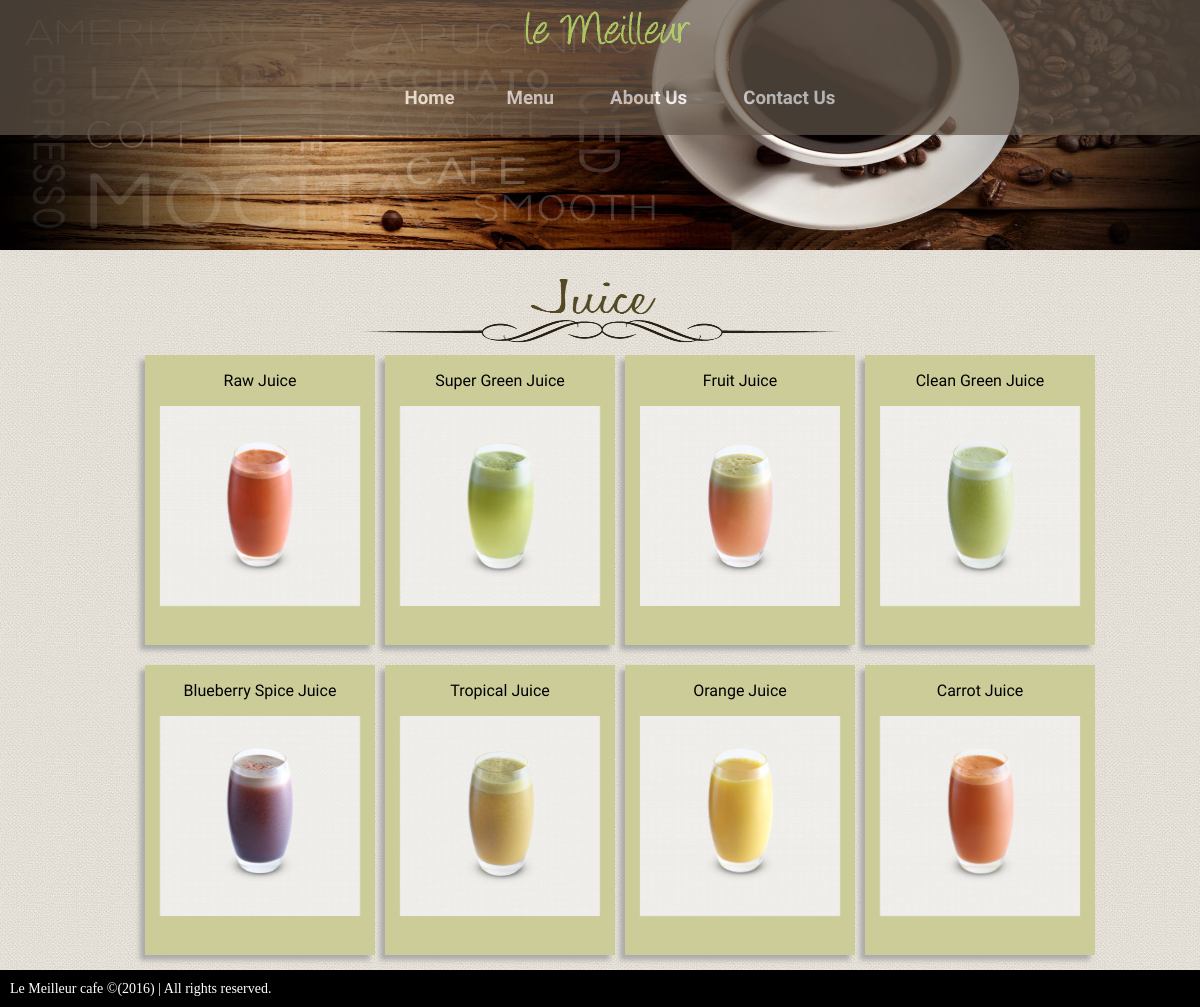
Screenshot of /menu/juice.php with the database file from the repository.
### tables this page shows
CREATE TABLE juice (
id INT  UNSIGNED AUTO_INCREMENT PRIMARY KEY,
name VARCHAR(30) NOT NULL,
image VARCHAR(100) NOT NULL,
description VARCHAR(300)NOT NULL
);

### menu/juice.php (the view, shortened to what this page needs)
<!DOCTYPE html>
<html>
<head>
<link rel="stylesheet" href="../styles/mystyle.css">
</head>
<body>
<div id="wrapper">
<?php include('../includes/header.php');?>
<?php include('../includes/navigation.php');?>
<?php include("../includes/DBSetting.php");?>
<?php $sql = "SELECT * FROM juice";
$result = $conn->query($sql);
if ($result->num_rows > 0) {
?>
<div id="contentWrapper">
<div id="juiceheader" class="title"></div>
<ul class='menuUL'>
<?php
     while($row = $result->fetch_assoc()) {
?>
<li id="menuLI">
<div id="menuBox">
<p class="menuName"><?php echo $row["name"]; ?></p>
<div id="f1_container">
<div id="f1_card" class="shadow">
<div class="front face">
<img id="<?php echo $row["id"]; ?>" src="<?php echo $row["image"]; ?>" alt="<?php echo $row["name"]; ?>" width="200" height="200">
</div>
<div class="back face">
</div>
</div>
</div>
</div>
</li>
<?php } ?>
</ul>
<?php }
include('../includes/footer.php');?>
</div>
</div>
</body>
</html>

### styles/mystyle.css (style rules this page uses)
html { height:100%; }
div#contentWrapper { background-image: url(../images/background.jpg); background-repeat: repeat; padding: 0; font-size: 16px; margin: auto; z-index: 10; }
.title { padding-top: 100px; background-size: 500px 100px; background-repeat: no-repeat; background-position: center; }
body { margin:0px; padding:0px; height:100%; }
ul.menuUL { display:table; list-style: none outside none; width: 960px; margin:auto; }
li#menuLI { float: left; display: block; width: 230px; height: 300px; margin:5px; }
#menuBox { display: inline-block; width: 230px; height:290px; text-align: center; background-color: #cccc99; box-shadow: -5px 5px 5px #aaa; position:relative; }
#f1_container { perspective: 1000; }
#f1_card { position: absolute; width: 100%; height: 100%; transform-style: preserve-3d; transition: 300ms linear all; }
.face { -webkit-backface-visibility: hidden; backface-visibility: hidden; -webkit-transition: -webkit-transform 1s; transition: transform 1s; position: absolute; width: 100%; height: 100%; backface-visibility: hidden; }
.face.back { display: block; box-sizing: border-box; transform: rotateY(180deg); text-align: center; color:#666633; width:200px; height:200px; margin-left:15px; }
div #juiceheader { background-image:url("../images/menuTitle/juice.png"); }
div.title { padding-top:100px; background-position:center; background-size:500px 100px; background-repeat: no-repeat; }
p.menuName { font-family: Abel, sans-serif; text-align:center; }

### rows the page displays
juice: name "Raw Juice", image (picture)
juice: name "Super Green Juice", image (picture)
juice: name "Fruit Juice", image (picture)
juice: name "Clean Green Juice", image (picture)
juice: name "Blueberry Spice Juice", image (picture)
juice: name "Tropical Juice", image (picture)
juice: name "Orange Juice", image (picture)
juice: name "Carrot Juice", image (picture)
